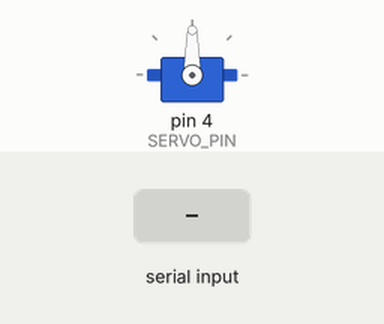
Recording of a sketch running on a simulated Arduino Uno, built with avr-gcc and run on an emulated ATmega328P. Parts: servo. The test bench sets the inputs (shaded band).

Above: at 1.2 s.
1.3 s: "a" received over Serial
At 2.3 s:
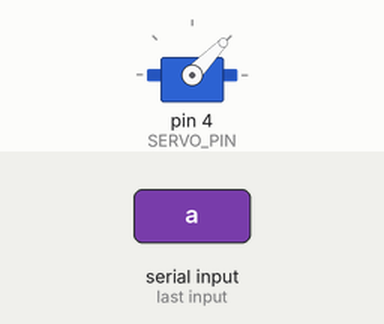
2.8 s: "b" received over Serial
At 3.4 s:
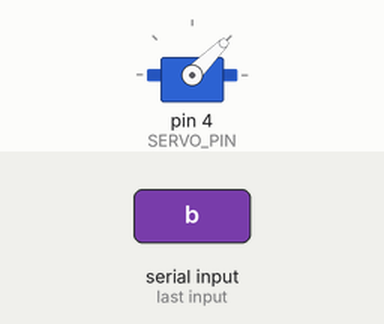
Timing chart, 0 to 5.8 s (numbered marks = the images above; inputs shaded):
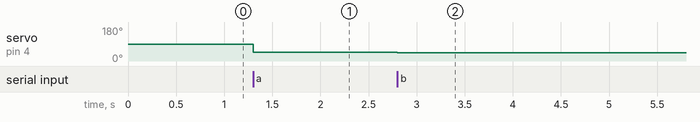

Measured:
- after the input at 1.3 s, servo on pin 4 (SERVO_PIN): 90° → 46° at once
- after the input at 2.8 s, servo on pin 4 (SERVO_PIN): 46° → 45° at once

The sketch:

aiot_arduino.ino
```cpp
#include <Servo.h>

#define SERVO_PIN 4

Servo servo;
int currentAngle = 45;

void setup() {
  servo.attach(SERVO_PIN);
  Serial.begin(9600);
}

void loop() {
  if (Serial.available() > 0) {
    char command = Serial.read();
    if (command == 'a') {
      increaseAngle();
    } else if (command == 'b') {
      decreaseAngle();
    }
  }
}

void increaseAngle() {
  currentAngle += 1;
  if (currentAngle > 180) {
    currentAngle = 180;
  }
  servo.write(currentAngle);
}

void decreaseAngle() {
  currentAngle -= 1;
  if (currentAngle < 0) {
    currentAngle = 0;
  }
  servo.write(currentAngle);
}
```
